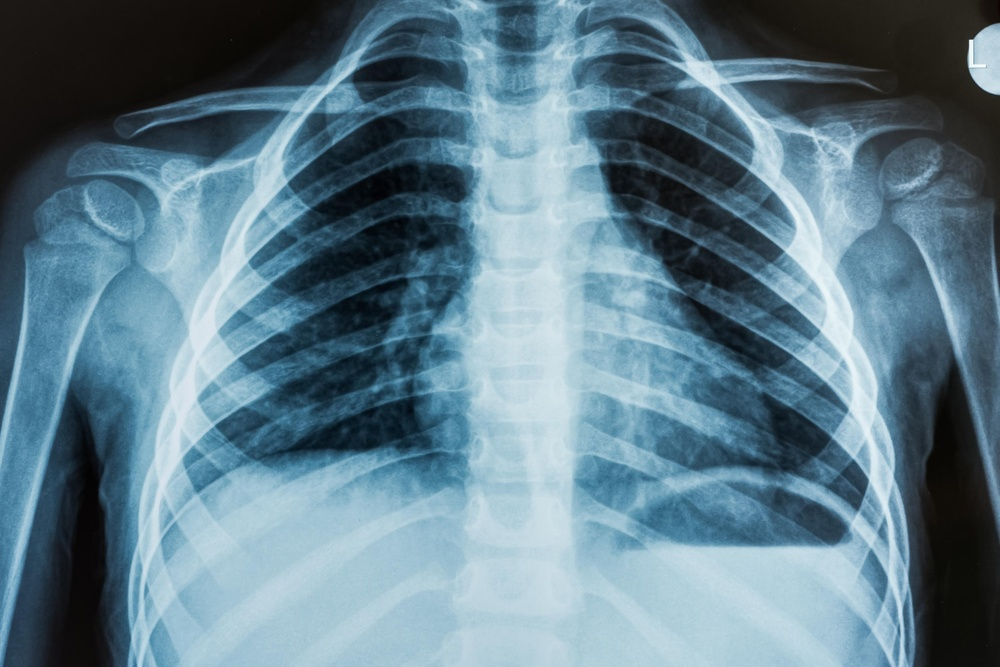
#> input picture Images/Xray_image.jpg, 1000 x 667 px, shrunk from 3240 x 2160 before the run, found by its file name
$ jupyter execute OpenCV_Image_Thresholding.ipynb
#> lines starting #> are read from the running program, lines starting #| are printed output that depends on the picture; after the words box and inside, x2 and y2 are one past the last pixel; in counts of white or black regions, pixels touching at a corner belong together
#Image Thresholding in OpenCV

Image thresholding is a fundamental technique in image processing used to separate objects or regions of interest from the background. It involves converting a grayscale or color image into a binary image, where each pixel is classified as either foreground or background based on a certain threshold value. Thresholding is particularly useful for image segmentation, object detection, and feature extraction tasks. In this notebook, we will explore different thresholding methods using the OpenCV library in Python. We will apply these techniques to enhance images, extract meaningful information, and improve subsequent analysis.

##Python getting started

Firstly, to get access to images we need to Mount the Google Drive to Google Colab.

[cell 1]
from google.colab import drive
drive.mount('/content/drive')

[cell 2]
#Importing the necessary Python packages

import numpy as np          # Importing numpy for efficient numerical operations and array manipulation
from google.colab.patches import cv2_imshow         # Importing cv2_imshow from google.colab.patches to display images in Google Colab
import cv2                  # Importing cv2 from OpenCV for computer vision tasks
from PIL import Image       # Importing PIL.Image for image processing capabilities
import matplotlib.pyplot as plt   # Importing matplotlib.pyplot for creating visualizations

## Simple Thresholding

Simple thresholding is the most fundamental technique in image processing for separating objects from their background. It forms the basis for understanding more advanced thresholding methods. While it may not be suitable for all practical applications, it is crucial to grasp its underlying principles. Simple thresholding works well with controlled lighting and clear contrast between the foreground and background. However, manually determining the optimal threshold value can be time-consuming, often requiring trial and error. To gain hands-on experience, we will proceed with a specific image example. To follow along, please save the provided image.

We can use the read_image function to read and return the image used in our demonstration.

[cell 3]
# Function to read and return an image
def read_image(file_path):
    # Read the image using OpenCV and convert from BGR to RGB
#> called with file_path = '/content/Xray_image.jpg'
    image = cv2.imread(file_path, cv2.IMREAD_COLOR)[..., ::-1]
    return image

# Define the file path of the image
image_file_path = r"/content/Xray_image.jpg"

# Read the image using the defined function
xray_image = read_image(image_file_path)

# Display the image using matplotlib
plt.imshow(xray_image)
plt.title("Original Image")
plt.axis("off")
plt.show()

[cell 4]
# Print image information
print(f"Image width: {xray_image.shape[1]} \nImage height: {xray_image.shape[0]} \nNumber of channels: {xray_image.shape[2] if len(xray_image.shape) == 3 else 1} \nImage data type: {xray_image.dtype}")
#| Image width: 1000
#| Image height: 667
#| Number of channels: 3
#| Image data type: uint8

In the given code snippet, the image is converted to grayscale and a Gaussian blur is applied to the grayscale image. This preprocessing is commonly performed before performing simple thresholding.

The reason for converting the image to grayscale is to simplify the image data. Grayscale images only have shades of gray ranging from black to white, whereas color images have additional color channels (such as red, green, and blue). By converting the image to grayscale, we remove the color information and focus solely on the intensity or brightness values of the pixels. This simplification can benefit thresholding operations, as we primarily aim to distinguish between different brightness levels.

Applying a Gaussian blur to the grayscale image helps to reduce high-frequency noise and smooth out the appearance. High-frequency edges and noise can interfere with thresholding, resulting in inaccurate or noisy binary images. The Gaussian blur works by convolving the image with a Gaussian kernel, which effectively averages the pixel values in the neighborhood of each pixel. This smoothing operation helps to remove noise and produce a more robust thresholding result.

Converting the image to grayscale and applying a Gaussian blur are common preprocessing steps that help prepare the image for simple thresholding. By simplifying the image and reducing noise, these steps can improve the accuracy and reliability of the thresholding operation, leading to better segmentation or analysis results.

[cell 5]
# Convert the image to grayscale
gray_image = cv2.cvtColor(xray_image, cv2.COLOR_BGR2GRAY)
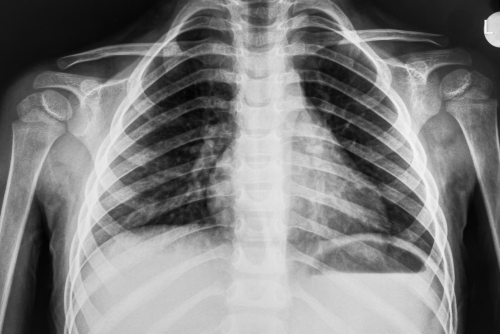
#> gray_image: shape (667, 1000) (shown at 1/2 size); min 1, max 254, mean 125.4

# Apply Gaussian blur to the grayscale image
blurred_image = cv2.GaussianBlur(gray_image, (7, 7), 0)

# Display the blurred grayscale image
plt.imshow(blurred_image, cmap="gray")
plt.axis("off")
plt.show()

In the provided code, basic thresholding is applied to the blurred image. A threshold value of 100 is used, which means that if a pixel's value is greater than 100, it will be set to 255; otherwise, it will be set to 0. The third parameter in the cv2.threshold function specifies the maximum value (255 in this case) that the pixels can be set to. If you choose a different value, such as 200, pixels with values greater than 100 will be set to that value.

The threshold value of 100 was selected after conducting several trials. You can freely experiment with different values and observe the effects.

[cell 6]
# Apply basic thresholding
threshold_value = 100
(T, thresh) = cv2.threshold(blurred_image, threshold_value, 255, cv2.THRESH_BINARY)
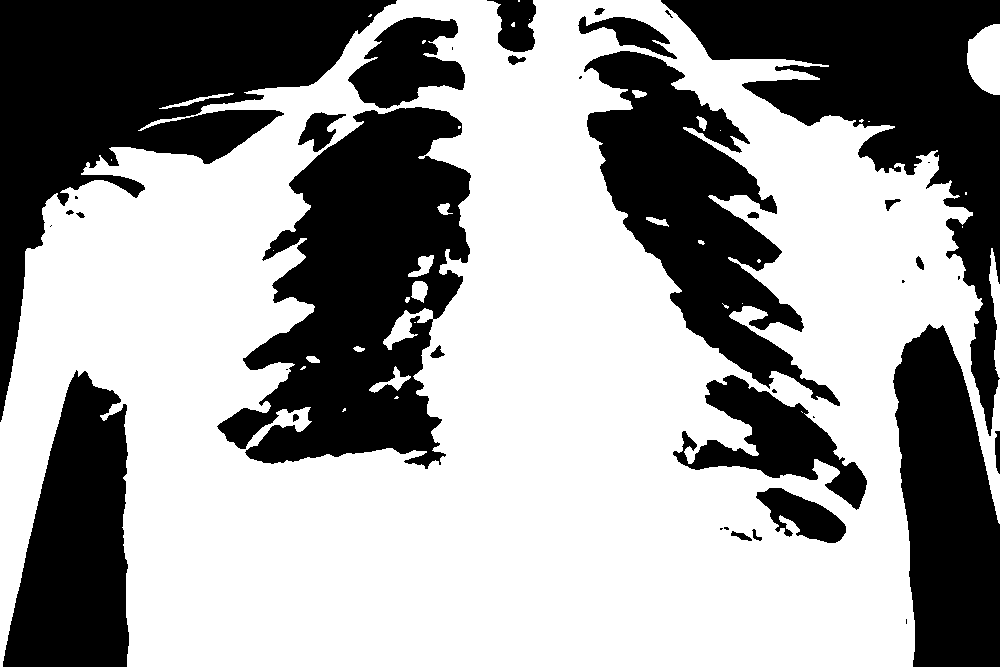
#> thresh: shape (667, 1000); 60.6% white; 38 black regions (13 under 20 px), largest, box (x1, y1, x2, y2) and area: (0, 0, 397, 422) 56289, (217, 107, 471, 469) 51993, (661, 0, 1000, 436) 43856
#> T = 100

# Display the thresholded image
plt.imshow(thresh, cmap='gray')
plt.title("Threshold Binary")
plt.axis("off")
plt.show()

We have the option to use cv2.THRESH_BINARY_INV as well, which produces the opposite effect. Let's explore the image's appearance when the same threshold value of 100 is used with cv2.THRESH_BINARY_INV:

In this case, if a pixel's value exceeds the threshold value of 100, it becomes 0; otherwise, it becomes 255.The code provided applies basic thresholding using a threshold value of 100, resulting in pixels being set to 0 or 255 based on their intensity. The thresholded image is then displayed using a grayscale colormap.

I mentioned earlier that I had to conduct multiple trials to determine the optimal threshold value of 100. However, it's important to note that this threshold value may not work effectively if the lighting conditions are different for the same picture.

Working with a fixed threshold value in real-world applications where we may have yet to gain prior knowledge about lighting conditions becomes challenging. We must find an optimum threshold value that can adapt to varying lighting conditions.

[cell 7]
# Apply inverse thresholding
threshold_value = 100
(T, threshInv) = cv2.threshold(blurred_image, threshold_value, 255, cv2.THRESH_BINARY_INV)

# Display the thresholded image
plt.imshow(threshInv, cmap='gray')
plt.title("Threshold Binary Inverse")
plt.axis("off")
plt.show()

To focus on the meter reading part in the image, we can utilize the bitwise_and operation to create a mask that isolates that specific area.By applying the bitwise_and operation, the original image is masked, eliminating various background noises and disturbances.

The challenge with both simple and Otsu's thresholding methods is that they employ a single threshold value for the entire image, which may be better. The threshold value that works well for one area of the image may not yield satisfactory results for other regions.

[cell 8]
# Visualize only the masked regions in the image
masked = cv2.bitwise_and(xray_image, xray_image, mask=threshInv)

# Display the masked image
plt.imshow(masked)
plt.title("Output")
plt.axis("off")

The code applies the bitwise_and operation to the xray_img using the threshInv mask. This ensures that only the regions defined by the mask are preserved in the resulting image, while the rest of the image is masked out. This approach allows us to visualize only the relevant areas of the image, particularly the meter reading part.

##Otsu Thresholding

Otsu's thresholding algorithm works by calculating the optimal threshold that minimizes the intra-class variance of the two classes (foreground and background) while maximizing the inter-class variance. It assumes that the image contains two classes of pixels with distinct intensity distributions.

The input image is first preprocessed to apply Otsu's thresholding, typically by applying a blurring filter to reduce noise. Then, the cv2.threshold function is used with the cv2.THRESH_BINARY_INV | cv2.THRESH_OTSU flag to automatically determine the best threshold value. The THRESH_BINARY_INV flag specifies that the binary inverse thresholding should be applied, meaning foreground pixels are set to 0 (black), and background pixels are set to 255 (white).

After applying Otsu's thresholding, the resulting binary image is displayed using a grayscale colormap. The threshold value determined by the algorithm is printed as T. This value represents the intensity level that separates the foreground and background pixels according to Otsu's method.

Using Otsu's thresholding, we can effectively segment objects from the background in an image without manually selecting a threshold value, making it a valuable tool for various image analysis and computer vision tasks.

[cell 9]
(T, threshOtsu) = cv2.threshold(blurred_image, 0, 255, cv2.THRESH_BINARY_INV | cv2.THRESH_OTSU)
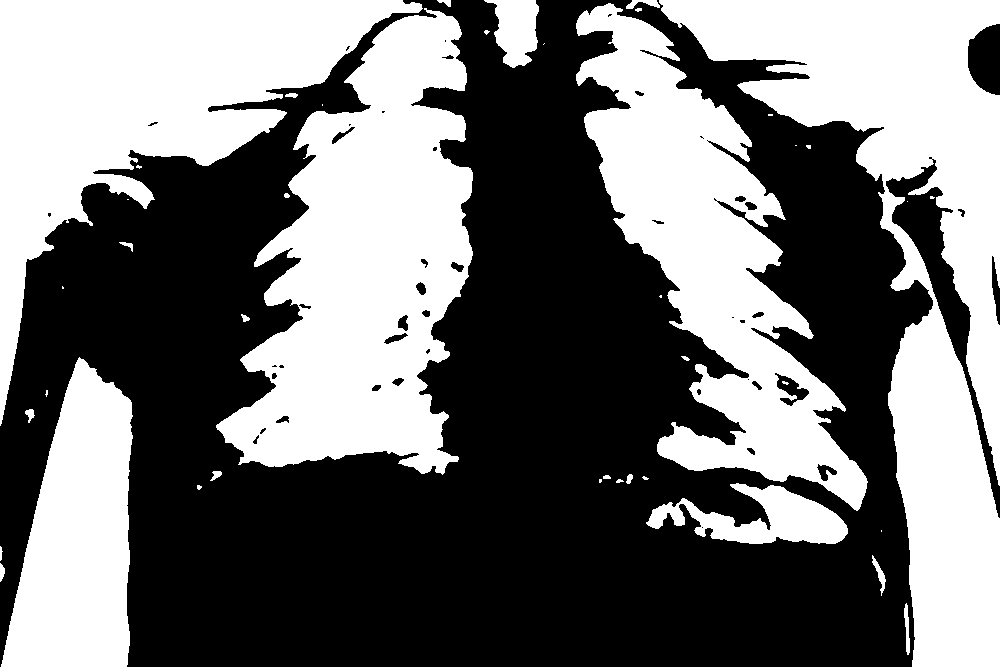
#> threshOtsu: shape (667, 1000); 45.4% white; 42 white regions (18 under 20 px), largest, box (x1, y1, x2, y2) and area: (659, 0, 1000, 667) 80221, (216, 8, 473, 475) 69093, (0, 0, 423, 426) 61374
#> T = 119

# Display the thresholded image
plt.imshow(threshOtsu, cmap='gray')
plt.title("Otsu Threshold")
plt.axis("off")
plt.show()

# Print the threshold value calculated by Otsu's method
print(f"Otsu's thresholding value: {T}")
#| Otsu's thresholding value: 119.0

In the provided code, the concept of bitwise_and operation is applied to an X-ray image, using the threshOtsu mask. This operation ensures that only the regions defined by the mask are retained in the resulting image, while the remaining parts of the image are masked out. By employing this technique, the code enables the visualization of specific areas of interest within the image, mainly focusing on the meter reading portion.

To achieve this, the cv2.bitwise_and function is utilized with the input image (xray_img) provided twice as the source and destination. The mask parameter is set to threshOtsu, a binary mask indicating the regions of interest. Consequently, only the pixels where both the input image and the mask have non-zero values are preserved, effectively masking out the rest.

The resulting image, which includes only the masked regions, is displayed using plt.imshow. The plot is titled "Output," and the axis is turned off to provide a clear visualization of the relevant areas in the image, specifically focusing on the meter reading part.

[cell 10]
# Create a masked image using bitwise AND operation
masked = cv2.bitwise_and(xray_image, xray_image, mask=threshOtsu)
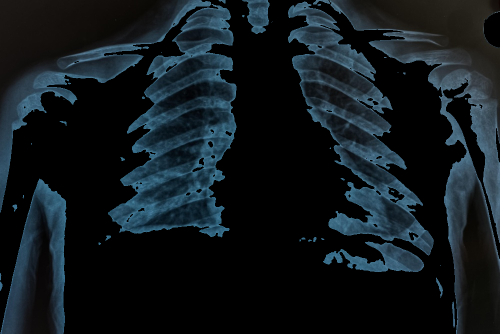
#> masked: shape (667, 1000, 3) (shown at 1/2 size); mean R, G, B 16.9, 24.9, 29.7

# Display the masked image
plt.imshow(masked)
plt.title("Output")
plt.axis("off")
plt.show()

##Adaptive Thresholding

Adaptive thresholding is a technique that automatically determines the threshold value for different parts of an image. Unlike simple thresholding, where a single threshold value is used for the entire image, adaptive thresholding calculates a unique threshold value for each small neighborhood of pixels. This is helpful when dealing with images that have varying lighting conditions or dramatic differences in pixel intensities. The method assumes that smaller regions of an image have similar lighting. The threshold value is computed using either the arithmetic mean, or the Gaussian mean of the pixel intensities in each neighborhood. Accurate thresholding results can be achieved by adjusting the neighborhood size and fine-tuning a constant. Finding the right neighborhood size is usually easier than locating the optimal threshold value.

The provided code snippet utilizes the adaptive thresholding technique using the arithmetic mean. This approach involves computing a local threshold value for every pixel neighborhood by averaging the intensities of the pixels within that neighborhood. The resulting mean value is then used as the threshold to distinguish between foreground and background pixels in the resulting binary image. By adjusting the size of the pixel neighborhood and fine-tuning a constant parameter, it is possible to refine the thresholding process and obtain the desired outcomes.

In this example, the code demonstrates the usage of adaptive thresholding with a mean weighting method. Let's break down the explanation:

1.   The second parameter of the cv2.adaptiveThreshold() function is set to 255. This means that any pixel with an intensity greater than the local threshold value will be assigned a 255 (white) value in the resulting binary image.
2.  The fifth parameter, 21, specifies that a 21x21 region of the image will be considered to compute the local threshold. This region size determines the extent of neighboring pixels considered for threshold calculation.
3. The last parameter, 5, is a constant value subtracted from the computed threshold. Adjusting this value can fine-tune the thresholding result according to the specific requirements of your project.

To effectively apply adaptive thresholding, you must carefully select the appropriate region size for computing the local threshold. Adjusting the constant value is crucial to achieving the desired thresholding outcome. Consider experimenting with different region sizes and constants based on the characteristics of your image and the desired thresholding result you wish to obtain.

[cell 11]
# Apply adaptive thresholding using a mean weighting method
# to compute the local threshold value. The resulting image will
# be a binary image with inverted colors.
threshold_value = cv2.adaptiveThreshold(blurred_image, 255, cv2.ADAPTIVE_THRESH_MEAN_C, cv2.THRESH_BINARY_INV, 21, 5)
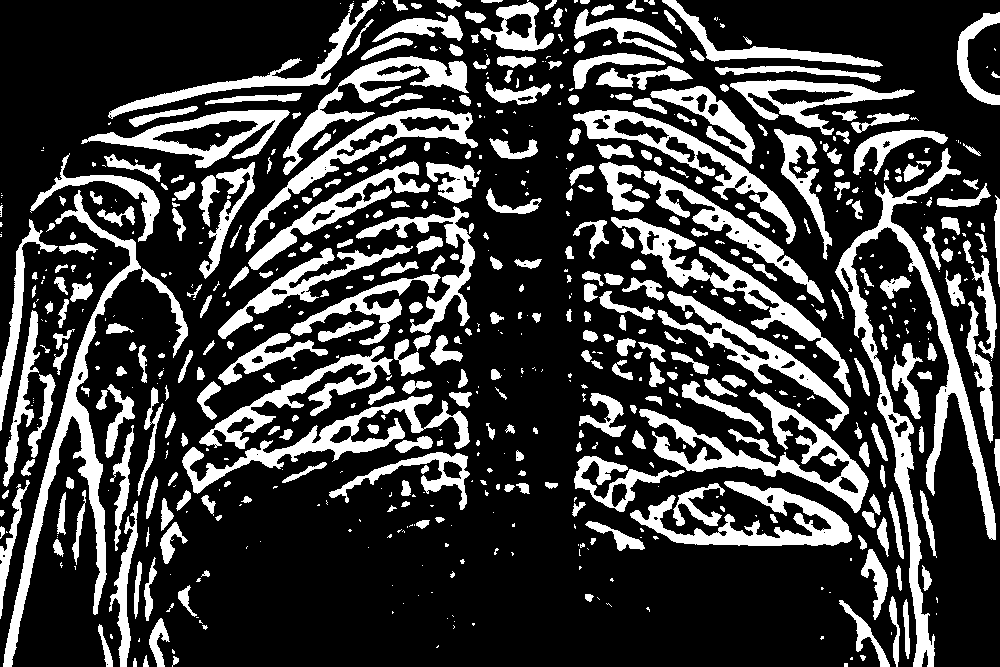
#> threshold_value: shape (667, 1000); 25.2% white; 696 white regions (322 under 20 px), largest, box (x1, y1, x2, y2) and area: (835, 148, 996, 667) 10830, (3, 190, 141, 667) 7312, (639, 389, 869, 513) 5995

# Display the thresholded image
plt.imshow(threshold_value, cmap='gray')
plt.title("Mean Adaptive Thresholding")
plt.axis("off")
plt.show()

In Gaussian thresholding, the threshold value at a pixel (x, y) is calculated as the weighted sum of neighboring pixel values minus a constant value, C. This method involves defining a neighborhood around the pixel, applying Gaussian weighting to each pixel based on its distance from the central pixel, and computing the weighted sum. The constant value, C, allows for adjusting the threshold level. The resulting threshold value is then used to classify the pixel as foreground or background, enabling image segmentation. Gaussian thresholding provides a localized and adaptive approach to thresholding, considering neighboring pixel values and fine-tuning the threshold for accurate segmentation.

In this example, the code demonstrates the usage of adaptive thresholding with a Gaussian weighting method. Let's break down the explanation:

1. The cv2.adaptiveThreshold() function is used to apply adaptive thresholding using a Gaussian weighting method to compute the local threshold value. The resulting image will be binary.
2. The second parameter, 255, specifies the maximum pixel value assigned to the pixels that exceed the local threshold. In this case, when a pixel exceeds the local threshold, its value will be 255, resulting in a white foreground.

3. The third parameter, cv2.ADAPTIVE_THRESH_GAUSSIAN_C, indicates the adaptive thresholding method being used. In this case, a Gaussian weighting method is employed.

4. The fourth parameter, cv2.THRESH_BINARY_INV, specifies the thresholding type. Here, THRESH_BINARY_INV means that the resulting image will have inverted colors, with foreground pixels being white (255) and background pixels being black (0).

5. The fifth parameter, 21, determines the size of the neighborhood window used to compute the local threshold. In this case, a 21x21 image region will be considered to calculate the threshold value for each pixel.

6. The sixth parameter, 3, represents a constant value that will be subtracted from the computed threshold value. This constant allows fine-tuning of the threshold level. You may choose a different region size and constant weight based on the specific project or image characteristics to achieve the desired segmentation outcome.

[cell 12]
# Apply adaptive thresholding using a Gaussian weighting method
# to compute the local threshold value. The resulting image will
# be a binary image with inverted colors.
threshold_value = cv2.adaptiveThreshold(blurred_image, 255, cv2.ADAPTIVE_THRESH_GAUSSIAN_C, cv2.THRESH_BINARY_INV, 21, 3)
#> threshold_value: shape (667, 1000); 23.7% white; 1412 white regions (808 under 20 px), largest, box (x1, y1, x2, y2) and area: (835, 147, 997, 667) 7506, (3, 189, 189, 667) 6187, (628, 481, 852, 547) 4186
#> (the rest of the program and of its run is left out)
